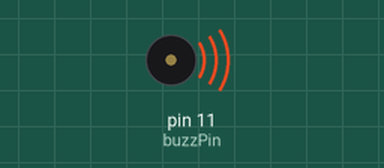
Simulated run of this sketch. Board: Arduino Uno, built with avr-gcc and run on an emulated ATmega328P. Parts: buzzer (waves = sounding).

Above: at 0.1 s.
Timing chart, 0 to 40.0 s (numbered marks = the images above):
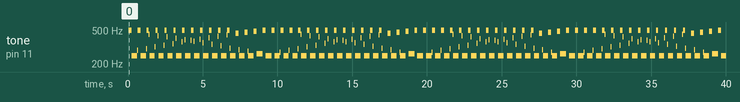

Measured:
- by itself, tone on pin 11 (buzzPin): plays 495 Hz for 0.20 s, 249 Hz for 0.36 s, 288 Hz for 0.04 s, 495 Hz for 0.20 s, 249 Hz for 0.36 s, 301 Hz for 0.04 s … (229 notes in this stretch)

The sketch:

ActiveBuzzerWithDelay.ino
```cpp
int buzzPin = 11;

int dt1 = 1;
int dt2 = 2;

void setup() {
  // put your setup code here, to run once:
  pinMode(buzzPin, OUTPUT);
}

void loop() {

  for (int i = 1; i < 100; i++) {
    digitalWrite(buzzPin, HIGH);
    delay(dt1);
    digitalWrite(buzzPin, LOW);
    delay(dt1);
  }

  for (int i = 1; i < 100; i++) {
      digitalWrite(buzzPin, HIGH);
      delay(dt2);
      digitalWrite(buzzPin, LOW);
      delay(dt2);
  }

}
```
